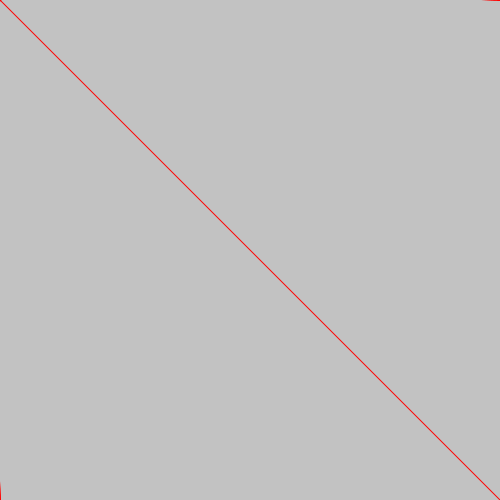
Frame 1 (no input)
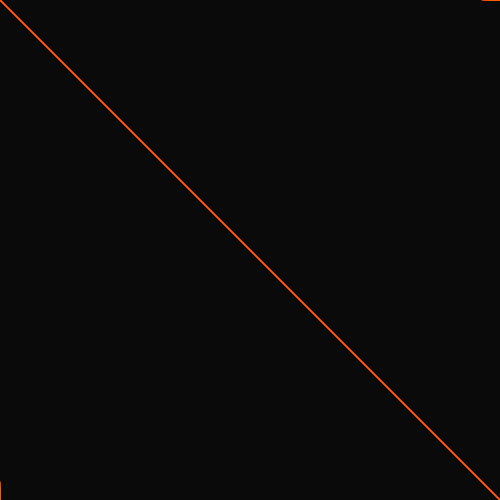
Frame 60 (the mouse pressed at the canvas centre just before this capture)
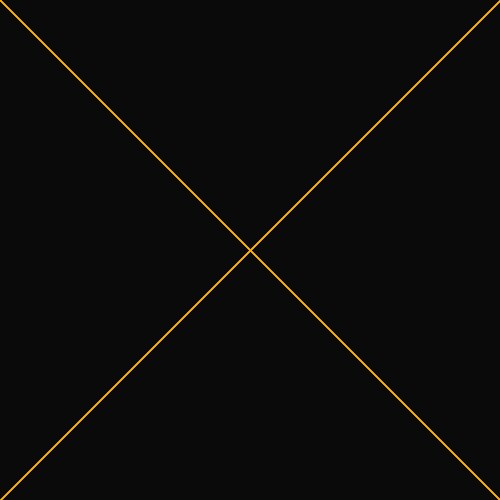
Frame 120 (the mouse held since frame 60 and released just before this capture)

The Processing sketch that drew these frames (run headless with seeded random() and noise(); from frame 60 on, the mouse is pressed at the canvas centre):

// Processing sketch: processing_112222
// ── processing_112222.pde

float c = 0;


void setup() {
  smooth ();
  noFill();
  size(500,500);
  frameRate(100);
  noStroke();
  colorMode(HSB, 100);
}
 
void draw () {
  noStroke();
  fill(0, 5);
  rect(0,0,500,500);
  
  c+=0.1;
  if (c > 100) c = 0;
  stroke(c , 100, 100);
  noFill();
  
  beginShape ();
  curveVertex (0, 0);
  curveVertex (0, 0);
  curveVertex (mouseX, mouseY);
  curveVertex (500, 500);
  curveVertex (500, 500);
  endShape ();
  
  beginShape ();
  curveVertex (500, 0);
  curveVertex (500, 0);
  curveVertex (mouseX, mouseY);
  curveVertex (0, 500);
  curveVertex (0, 500);
  endShape ();
}
